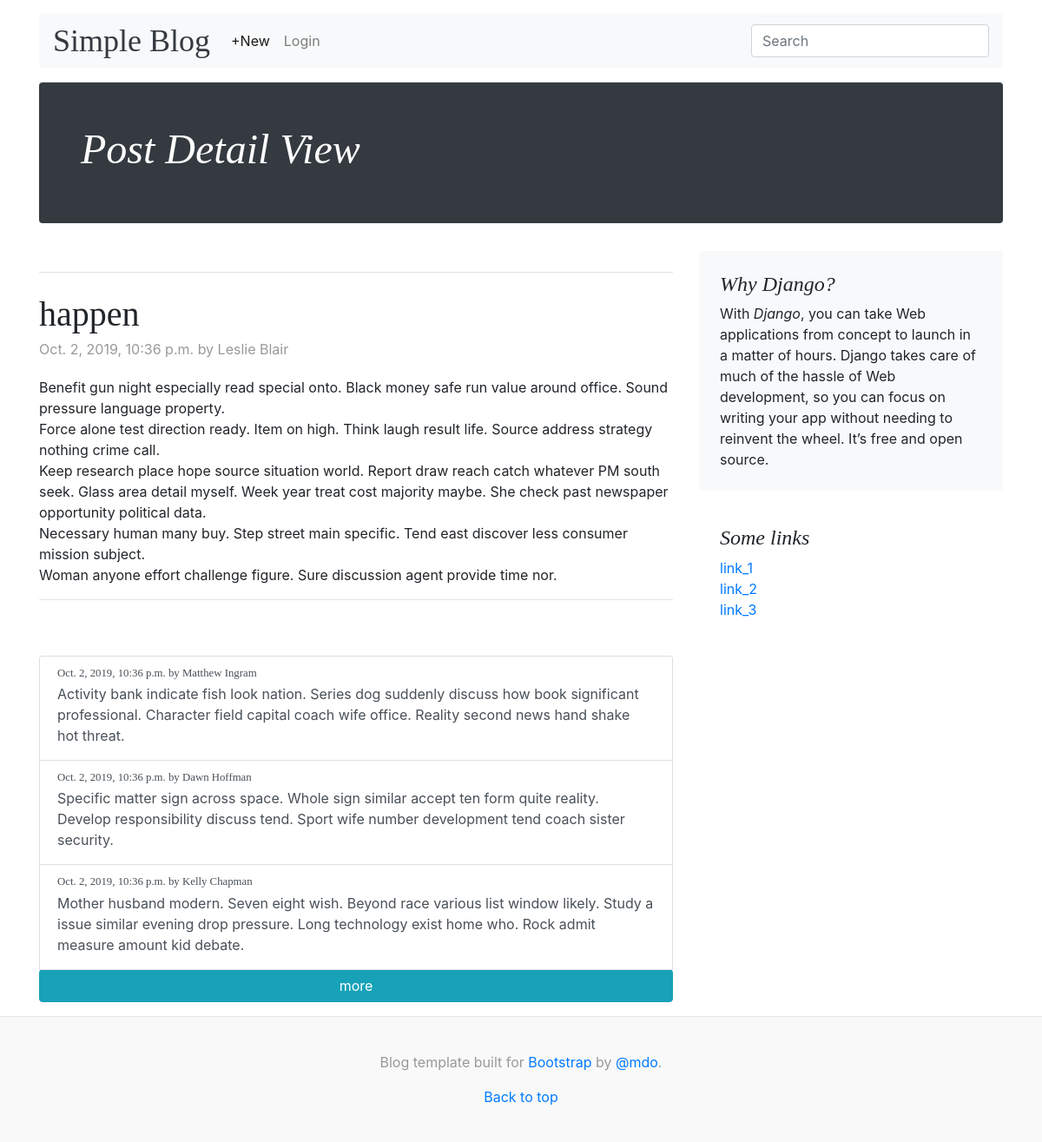
Page /blog/192/ on the committed database.
### blog/models.py (models this page shows, shortened)
class Post(models.Model):
    title       = models.CharField(max_length=225)
    body        = models.TextField()
    create_at   = models.DateTimeField(auto_now_add=True)
    update_at   = models.DateTimeField(auto_now=True)
    author      = models.ForeignKey(get_user_model(), on_delete=models.CASCADE)
    class Meta:
        ordering = ['-create_at']

class Comment(models.Model):
    comment     = models.CharField(max_length=140)
    create_at   = models.DateTimeField(auto_now_add=True)
    update_at   = models.DateTimeField(auto_now=True)
    author      = models.ForeignKey(get_user_model(), on_delete=models.CASCADE)
    post        = models.ForeignKey(Post, on_delete=models.CASCADE)
    class Meta:
        ordering = ['-create_at']
    def __str__(self):
        return self.comment

### blog/views.py (the view, shortened to what this page needs)
# urls.py: path('<int:pk>/', views.PostDetailView.as_view(), name='post_detail'),
class PostDetailView(ModelFormMixin, DetailView):
    model = Post
    form_class = CommentModelForm
    def get_context_data(self, *args, **kwargs):
        context = super().get_context_data(*args, **kwargs)
        comment_list = Comment.objects.filter(post=self.object)
        context['comment_list'] = comment_list
        context['is_user'] = User.objects.filter(id=self.request.user.id)
        return context

### blog/forms.py
class CommentModelForm(forms.ModelForm):
    class Meta:
        model   = Comment
        fields = ['comment']
    def __init__(self, *args, **kwargs):
        super(CommentModelForm, self).__init__(*args, **kwargs)
        for field in self.fields.values():
            field.widget.attrs['class'] = 'form-control mb-3'

### templates/blog/post_detail.html (shortened to what this page needs)
{% extends 'blog/base.html' %}
{% load static %}
{% block content_title %}Post Detail View{% endblock%}
{% block inner_content %}
  <div class="row">
    <div class="col-md-8 blog-main">
      <h3 class="pb-4 mb-4 font-italic border-bottom">
      </h3>
      <div class="blog-post">
        <h2 class="blog-post-title">{{ post.title }}</h2>
        <p class="blog-post-meta">{{ post.create_at }} by {{ post.author }}</p>
        <p>{{ post.body|linebreaks }}</p>
        <hr>
      </div>
      {% if comment_list %}
      <div id="commentListView">
        <ul class="list-group" id="commentList">
          {% for comment in comment_list %}
          <li class="list-group-item list-group-item-action flex-column align-items-start">
            <div class="d-flex w-100 justify-content-between">
              <h5 class="mb-1 small">{{ comment.create_at }} by {{ comment.author }}</h5>
            </div>
            <p class="mb-1">{{ comment }}</p>
          </li>
          {% endfor %}
        </ul>
        <button class="btn btn-info btn-block" id="moreBtn">more</button>
      </div>
      {% endif %}
    </div>
    <aside class="col-md-4 blog-sidebar">
      <div class="p-4 mb-3 bg-light rounded">
        <h4 class="font-italic">Why Django?</h4>
        <p class="mb-0">With <em>Django</em>, you can take Web applications from concept to launch in a matter of hours. Django takes care of much of the hassle of Web development, so you can focus on writing your app without needing to reinvent the wheel. It’s free and open source.</p>
      </div>
      <div class="p-4">
        <h4 class="font-italic">Some links</h4>
        <ol class="list-unstyled mb-0">
          <li><a href="#">link_1</a></li>
          <li><a href="#">link_2</a></li>
          <li><a href="#">link_3</a></li>
        </ol>
      </div>
    </aside>
  </div>
{% endblock inner_content %}

### static/blog/css/blog.css (style rules this page uses)
body { word-wrap:break-word; }
h1, h2, h3, h4, h5, h6 { font-family: "Playfair Display", Georgia, "Times New Roman", serif; }
.blog-post { margin-bottom: 4rem; }
.blog-post-title { margin-bottom: .25rem; font-size: 2.5rem; }
.blog-post-meta { margin-bottom: 1.25rem; color: #999; }

### rows in the picture
Post: title "happen", create_at "Oct. 2, 2019, 10:36 p.m.", author "Leslie Blair", body "Benefit gun night especially read special onto. Black money safe run value around office. Sound pressure language property. Force alone test direction ready. Item on high. Think laugh result life. Source address strategy nothing crime call. Keep research place hope source situation world. Report draw reach catch whatever PM south seek. Glass area detail myself. Week year treat cost majority maybe. She check past newspaper opportunity political data. Necessary human many buy. Step street main specific. Tend east discover less consumer mission subject. Woman anyone effort challenge figure. Sure discussion agent provide time nor."
Comment: create_at "Oct. 2, 2019, 10:36 p.m.", author "Matthew Ingram", comment "Activity bank indicate fish look nation. Series dog suddenly discuss how book significant professional. Character field capital coach wife office. Reality second news hand shake hot threat."
Comment: create_at "Oct. 2, 2019, 10:36 p.m.", author "Dawn Hoffman", comment "Specific matter sign across space. Whole sign similar accept ten form quite reality. Develop responsibility discuss tend. Sport wife number development tend coach sister security."
Comment: create_at "Oct. 2, 2019, 10:36 p.m.", author "Kelly Chapman", comment "Mother husband modern. Seven eight wish. Beyond race various list window likely. Study a issue similar evening drop pressure. Long technology exist home who. Rock admit measure amount kid debate."
